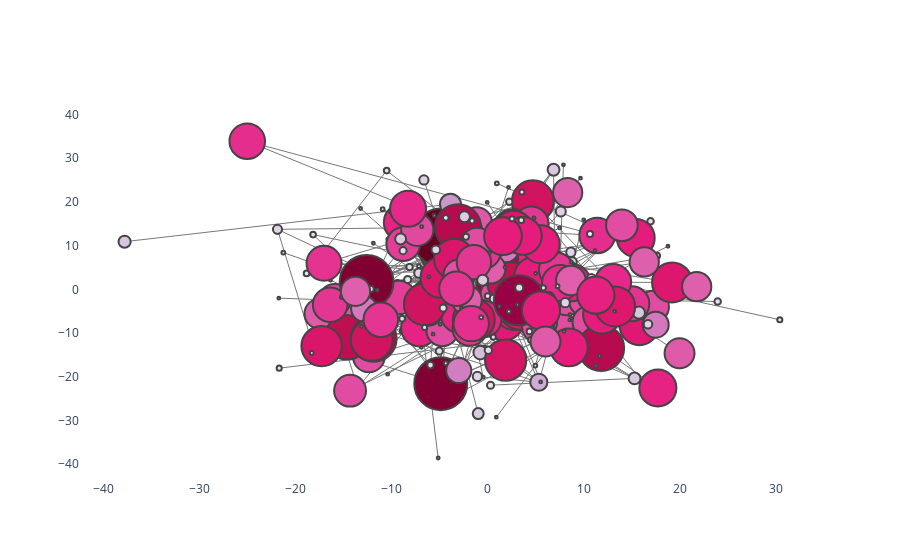

The code cell stored with this chart in its notebook:
### Code cell
configure_plotly_browser_state()
plotNetworkSizeColor(photographyGraph,closenessCentr)
